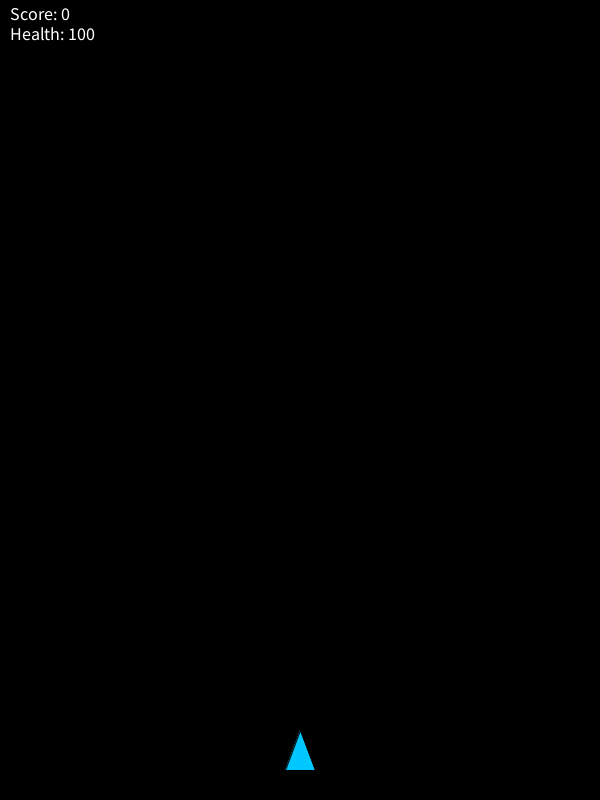
Frame 1 (no input)
Frame 60 (the mouse pressed at the canvas centre just before this capture): identical to frame 1, image omitted
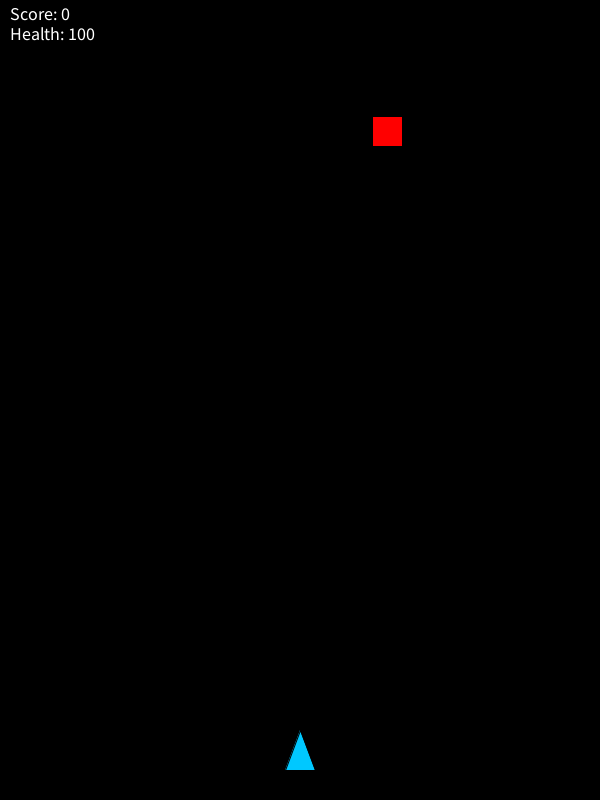
Frame 120 (the mouse held since frame 60 and released just before this capture)

The Processing sketch that drew these frames (run headless with seeded random() and noise(); from frame 60 on, the mouse is pressed at the canvas centre):

// Processing sketch: spce_invaders
// ── spce_invaders.pde
ArrayList<GameObject> gameObjects = new ArrayList<GameObject>();
ArrayList<Event> eventQueue = new ArrayList<Event>();
Ship player;
int score = 0;
boolean gameOver = false;


void setup() {
  size(600, 800);
  player = new Ship();
  gameObjects.add(player);
}

void draw() {
  background(0);  // Black background

  if (!gameOver) {
    // Update logic
    for (GameObject obj : gameObjects) obj.update();

    checkCollisions();  // Handle any hits

    // Draw all objects
    for (GameObject obj : gameObjects) obj.draw();

    // Process delayed events
    processEvents();

    // Spawn an enemy every second
    if (frameCount % 60 == 0) {
      gameObjects.add(new Enemy());
    }

    // Display Score + Health
    fill(255);
    textSize(18);
    text("Score: " + score, 10, 20);
    text("Health: " + player.health, 10, 40);
  } else {
    // Game Over screen
    fill(255, 0, 0);
    textSize(36);
    textAlign(CENTER);
    text("GAME OVER", width / 2, height / 2);
    text("Final Score: " + score, width / 2, height / 2 + 50);
  }
}

void keyPressed() {
  if (key == ' ') {
    player.shoot();
  }
}

// ── bullets.pde

class Bullet extends GameObject {
  Bullet(float x, float y) {
    pos = new PVector(x, y);
    vel = new PVector(0, -7);
    size = 8;
  }

  void update() {
    pos.add(vel);
  }

  void draw() {
    fill(255, 255, 0);
    ellipse(pos.x, pos.y, size, size);
  }
}

// ── collisions.pde

void checkCollisions() {
  for (int i = gameObjects.size() - 1; i >= 0; i--) {
    GameObject a = gameObjects.get(i);

    if (a instanceof Enemy) {
      Enemy enemy = (Enemy) a;

      // Check bullet collision
      for (int j = gameObjects.size() - 1; j >= 0; j--) {
        GameObject b = gameObjects.get(j);
        if (b instanceof Bullet) {
          if (dist(a.pos.x, a.pos.y, b.pos.x, b.pos.y) < (a.size + b.size)/2) {
            eventQueue.add(new Event("ENEMY_HIT", a));
            gameObjects.remove(b);
            break;
          }
        }
      }

      // Check ship collision
      if (dist(enemy.pos.x, enemy.pos.y, player.pos.x, player.pos.y) < (enemy.size + 30)/2) {
        eventQueue.add(new Event("PLAYER_HIT", player));
        gameObjects.remove(enemy);
      }
    }
  }
}

// ── enemies.pde

class Enemy extends GameObject {
  Enemy() {
    pos = new PVector(random(width), -20);
    vel = new PVector(0, random(2, 4));
    size = 30;
  }

  void update() {
    pos.add(vel);
  }

  void draw() {
    fill(255, 0, 0);
    rect(pos.x - size/2, pos.y - size/2, size, size);
  }
}

// ── event.pde
class Event {
  String type;
  GameObject source;

  Event(String t, GameObject s) {
    type = t;
    source = s;
  }
}

void processEvents() {
  for (Event e : eventQueue) {
    if (e.type.equals("ENEMY_HIT")) {
      gameObjects.remove(e.source);
      score += 10;
    }
    if (e.type.equals("PLAYER_HIT")) {
      player.health -= 1;
      if (player.health <= 0) gameOver = true;
    }
  }
  eventQueue.clear();
}

// ── gameobject.pde

abstract class GameObject {
  PVector pos;
  PVector vel;
  float size = 20;

  abstract void update();
  abstract void draw();
}

// ── ship.pde

class Ship extends GameObject {
  int health = 100;

  Ship() {
    pos = new PVector(width/2, height - 50);
    vel = new PVector(0, 0);
  }

  void update() {
    vel.set(0, 0);
    if (keyPressed) {
      if (keyCode == LEFT)  vel.x = -5;
      if (keyCode == RIGHT) vel.x =  5;
    }
    pos.add(vel);
    pos.x = constrain(pos.x, 0, width); // Keeps player on screen
  }

  void draw() {
    fill(0, 200, 255);
    triangle(pos.x, pos.y - 20, pos.x - 15, pos.y + 20, pos.x + 15, pos.y + 20);
  }

  void shoot() {
    Bullet b = new Bullet(pos.x, pos.y - 25);
    gameObjects.add(b);
  }
}
